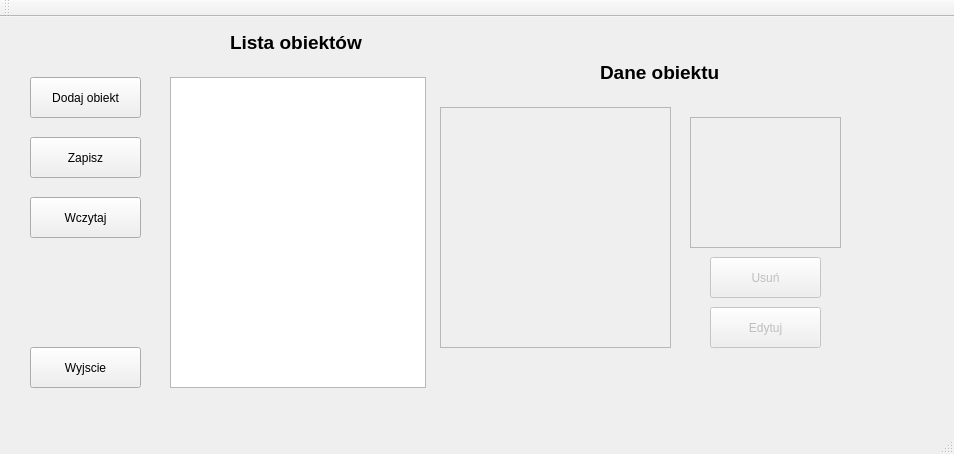
<?xml version="1.0" encoding="UTF-8"?>
<ui version="4.0">
 <class>Projekt3Class</class>
 <widget class="QMainWindow" name="Projekt3Class">
  <property name="enabled">
   <bool>true</bool>
  </property>
  <property name="geometry">
   <rect>
    <x>0</x>
    <y>0</y>
    <width>954</width>
    <height>454</height>
   </rect>
  </property>
  <property name="windowTitle">
   <string>Projekt3</string>
  </property>
  <widget class="QWidget" name="centralWidget">
   <widget class="QPushButton" name="pushButton">
    <property name="geometry">
     <rect>
      <x>30</x>
      <y>60</y>
      <width>111</width>
      <height>41</height>
     </rect>
    </property>
    <property name="text">
     <string>Dodaj obiekt</string>
    </property>
   </widget>
   <widget class="QListWidget" name="listWidget">
    <property name="geometry">
     <rect>
      <x>170</x>
      <y>60</y>
      <width>256</width>
      <height>311</height>
     </rect>
    </property>
   </widget>
   <widget class="QListWidget" name="listWidget_2">
    <property name="enabled">
     <bool>false</bool>
    </property>
    <property name="geometry">
     <rect>
      <x>440</x>
      <y>90</y>
      <width>231</width>
      <height>241</height>
     </rect>
    </property>
   </widget>
   <widget class="QPushButton" name="pushButton_2">
    <property name="enabled">
     <bool>false</bool>
    </property>
    <property name="geometry">
     <rect>
      <x>710</x>
      <y>240</y>
      <width>111</width>
      <height>41</height>
     </rect>
    </property>
    <property name="text">
     <string>Usuń</string>
    </property>
    <property name="checkable">
     <bool>false</bool>
    </property>
   </widget>
   <widget class="QLabel" name="label">
    <property name="geometry">
     <rect>
      <x>600</x>
      <y>30</y>
      <width>171</width>
      <height>51</height>
     </rect>
    </property>
    <property name="font">
     <font>
      <pointsize>14</pointsize>
      <weight>75</weight>
      <bold>true</bold>
     </font>
    </property>
    <property name="text">
     <string>Dane obiektu</string>
    </property>
   </widget>
   <widget class="QLabel" name="label_2">
    <property name="geometry">
     <rect>
      <x>230</x>
      <y>10</y>
      <width>241</width>
      <height>31</height>
     </rect>
    </property>
    <property name="font">
     <font>
      <pointsize>14</pointsize>
      <weight>75</weight>
      <bold>true</bold>
     </font>
    </property>
    <property name="text">
     <string>Lista obiektów</string>
    </property>
   </widget>
   <widget class="QPushButton" name="pushButton_3">
    <property name="geometry">
     <rect>
      <x>30</x>
      <y>120</y>
      <width>111</width>
      <height>41</height>
     </rect>
    </property>
    <property name="text">
     <string>Zapisz</string>
    </property>
   </widget>
   <widget class="QPushButton" name="pushButton_4">
    <property name="geometry">
     <rect>
      <x>30</x>
      <y>180</y>
      <width>111</width>
      <height>41</height>
     </rect>
    </property>
    <property name="text">
     <string>Wczytaj</string>
    </property>
   </widget>
   <widget class="QPushButton" name="pushButton_5">
    <property name="enabled">
     <bool>false</bool>
    </property>
    <property name="geometry">
     <rect>
      <x>710</x>
      <y>290</y>
      <width>111</width>
      <height>41</height>
     </rect>
    </property>
    <property name="text">
     <string>Edytuj</string>
    </property>
   </widget>
   <widget class="QPushButton" name="pushButton_6">
    <property name="geometry">
     <rect>
      <x>30</x>
      <y>330</y>
      <width>111</width>
      <height>41</height>
     </rect>
    </property>
    <property name="text">
     <string>Wyjscie</string>
    </property>
   </widget>
   <widget class="QGraphicsView" name="graphicsView">
    <property name="enabled">
     <bool>false</bool>
    </property>
    <property name="geometry">
     <rect>
      <x>690</x>
      <y>100</y>
      <width>151</width>
      <height>131</height>
     </rect>
    </property>
   </widget>
  </widget>
  <widget class="QMenuBar" name="menuBar">
   <property name="geometry">
    <rect>
     <x>0</x>
     <y>0</y>
     <width>954</width>
     <height>21</height>
    </rect>
   </property>
  </widget>
  <widget class="QToolBar" name="mainToolBar">
   <attribute name="toolBarArea">
    <enum>TopToolBarArea</enum>
   </attribute>
   <attribute name="toolBarBreak">
    <bool>false</bool>
   </attribute>
  </widget>
  <widget class="QStatusBar" name="statusBar"/>
 </widget>
 <layoutdefault spacing="6" margin="11"/>
 <resources>
  <include location="Projekt3.qrc"/>
 </resources>
 <connections>
  <connection>
   <sender>pushButton</sender>
   <signal>clicked()</signal>
   <receiver>Projekt3Class</receiver>
   <slot>dodajOkno2()</slot>
   <hints>
    <hint type="sourcelabel">
     <x>85</x>
     <y>80</y>
    </hint>
    <hint type="destinationlabel">
     <x>299</x>
     <y>199</y>
    </hint>
   </hints>
  </connection>
  <connection>
   <sender>listWidget</sender>
   <signal>itemPressed(QListWidgetItem*)</signal>
   <receiver>Projekt3Class</receiver>
   <slot>wyswietlInfo()</slot>
   <hints>
    <hint type="sourcelabel">
     <x>297</x>
     <y>265</y>
    </hint>
    <hint type="destinationlabel">
     <x>441</x>
     <y>248</y>
    </hint>
   </hints>
  </connection>
  <connection>
   <sender>pushButton_2</sender>
   <signal>clicked()</signal>
   <receiver>Projekt3Class</receiver>
   <slot>usun()</slot>
   <hints>
    <hint type="sourcelabel">
     <x>75</x>
     <y>200</y>
    </hint>
    <hint type="destinationlabel">
     <x>397</x>
     <y>232</y>
    </hint>
   </hints>
  </connection>
  <connection>
   <sender>pushButton_3</sender>
   <signal>clicked()</signal>
   <receiver>Projekt3Class</receiver>
   <slot>zapiszDoPliku()</slot>
   <hints>
    <hint type="sourcelabel">
     <x>75</x>
     <y>190</y>
    </hint>
    <hint type="destinationlabel">
     <x>373</x>
     <y>232</y>
    </hint>
   </hints>
  </connection>
  <connection>
   <sender>pushButton_4</sender>
   <signal>clicked()</signal>
   <receiver>Projekt3Class</receiver>
   <slot>wczytajPlik()</slot>
   <hints>
    <hint type="sourcelabel">
     <x>75</x>
     <y>240</y>
    </hint>
    <hint type="destinationlabel">
     <x>373</x>
     <y>232</y>
    </hint>
   </hints>
  </connection>
  <connection>
   <sender>listWidget</sender>
   <signal>itemPressed(QListWidgetItem*)</signal>
   <receiver>Projekt3Class</receiver>
   <slot>wyswietlObrazek()</slot>
   <hints>
    <hint type="sourcelabel">
     <x>317</x>
     <y>265</y>
    </hint>
    <hint type="destinationlabel">
     <x>517</x>
     <y>253</y>
    </hint>
   </hints>
  </connection>
  <connection>
   <sender>pushButton_6</sender>
   <signal>clicked()</signal>
   <receiver>Projekt3Class</receiver>
   <slot>close()</slot>
   <hints>
    <hint type="sourcelabel">
     <x>75</x>
     <y>390</y>
    </hint>
    <hint type="destinationlabel">
     <x>509</x>
     <y>275</y>
    </hint>
   </hints>
  </connection>
  <connection>
   <sender>pushButton_5</sender>
   <signal>clicked()</signal>
   <receiver>Projekt3Class</receiver>
   <slot>edytuj()</slot>
   <hints>
    <hint type="sourcelabel">
     <x>595</x>
     <y>323</y>
    </hint>
    <hint type="destinationlabel">
     <x>476</x>
     <y>227</y>
    </hint>
   </hints>
  </connection>
  <connection>
   <sender>pushButton_6</sender>
   <signal>clicked()</signal>
   <receiver>Projekt3Class</receiver>
   <slot>wyjscie()</slot>
   <hints>
    <hint type="sourcelabel">
     <x>115</x>
     <y>383</y>
    </hint>
    <hint type="destinationlabel">
     <x>476</x>
     <y>226</y>
    </hint>
   </hints>
  </connection>
 </connections>
 <slots>
  <slot>dodajOkno2()</slot>
  <slot>wyswietlInfo()</slot>
  <slot>dodajOkno3()</slot>
  <slot>usun()</slot>
  <slot>zapiszDoPliku()</slot>
  <slot>wczytajPlik()</slot>
  <slot>wyswietlObrazek()</slot>
  <slot>edytuj()</slot>
  <slot>wyjscie()</slot>
 </slots>
</ui>
